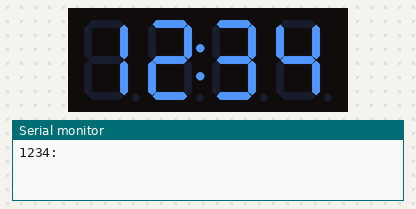
A sketch run on a simulated Arduino Uno, built with avr-gcc and run on an emulated ATmega328P. Parts: 4-digit seven-segment display, the last lines printed to the serial monitor.

Above: at 0.1 s.
At 0.6 s:
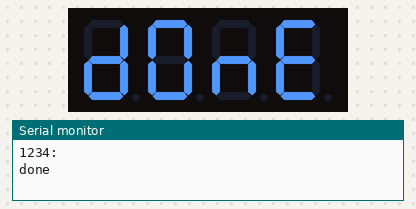
At 1.6 s:
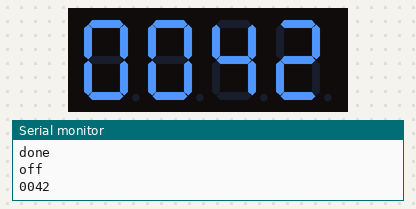
At 11.14 s:
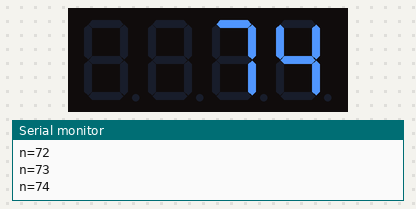
At 20.73 s:
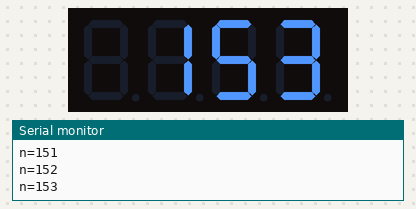
At 39.91 s:
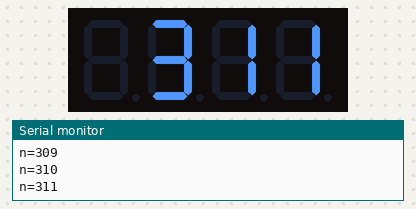

Measured:
- what the display in image 1 shows lasts 0.6 s, from 0.5 s to 1.1 s

The sketch:

tm1637-display.ino
```cpp
// tm1637-display — tests assert: TM1637Display 1.2.0 on CLK 2, DIO 3 (a TM1637 4-digit module).
// Setup: brightness 7 (14/16), showNumberDecEx(1234) with the colon, printing "1234:" at 115200
// baud; 500 ms later setSegments "dOnE" (d, O, n, E as raw segments), "done"; 500 ms later the
// display off (setBrightness(7, false) and a write), "off"; 500 ms later brightness 1 (2/16) and
// showNumberDec(42, true) — leading zeros, "0042". Then every 100 ms from 2 s showNumberDec(count)
// right-aligned without zeros, printing "n=<count>".

#include <TM1637Display.h>

TM1637Display display(2, 3);

const uint8_t DONE[] = {
  SEG_B | SEG_C | SEG_D | SEG_E | SEG_G,
  SEG_A | SEG_B | SEG_C | SEG_D | SEG_E | SEG_F,
  SEG_C | SEG_E | SEG_G,
  SEG_A | SEG_D | SEG_E | SEG_F | SEG_G,
};

void setup() {
  Serial.begin(115200);
  display.setBrightness(7);
  display.showNumberDecEx(1234, 0b01000000);
  Serial.println("1234:");
  delay(500);
  display.setSegments(DONE);
  Serial.println("done");
  delay(500);
  display.setBrightness(7, false);
  display.setSegments(DONE);
  Serial.println("off");
  delay(500);
  display.setBrightness(1);
  display.showNumberDec(42, true);
  Serial.println("0042");
  delay(500);
}

int count = 0;

void loop() {
  display.showNumberDec(count, false);
  Serial.print("n=");
  Serial.println(count);
  count++;
  delay(100);
}
```
